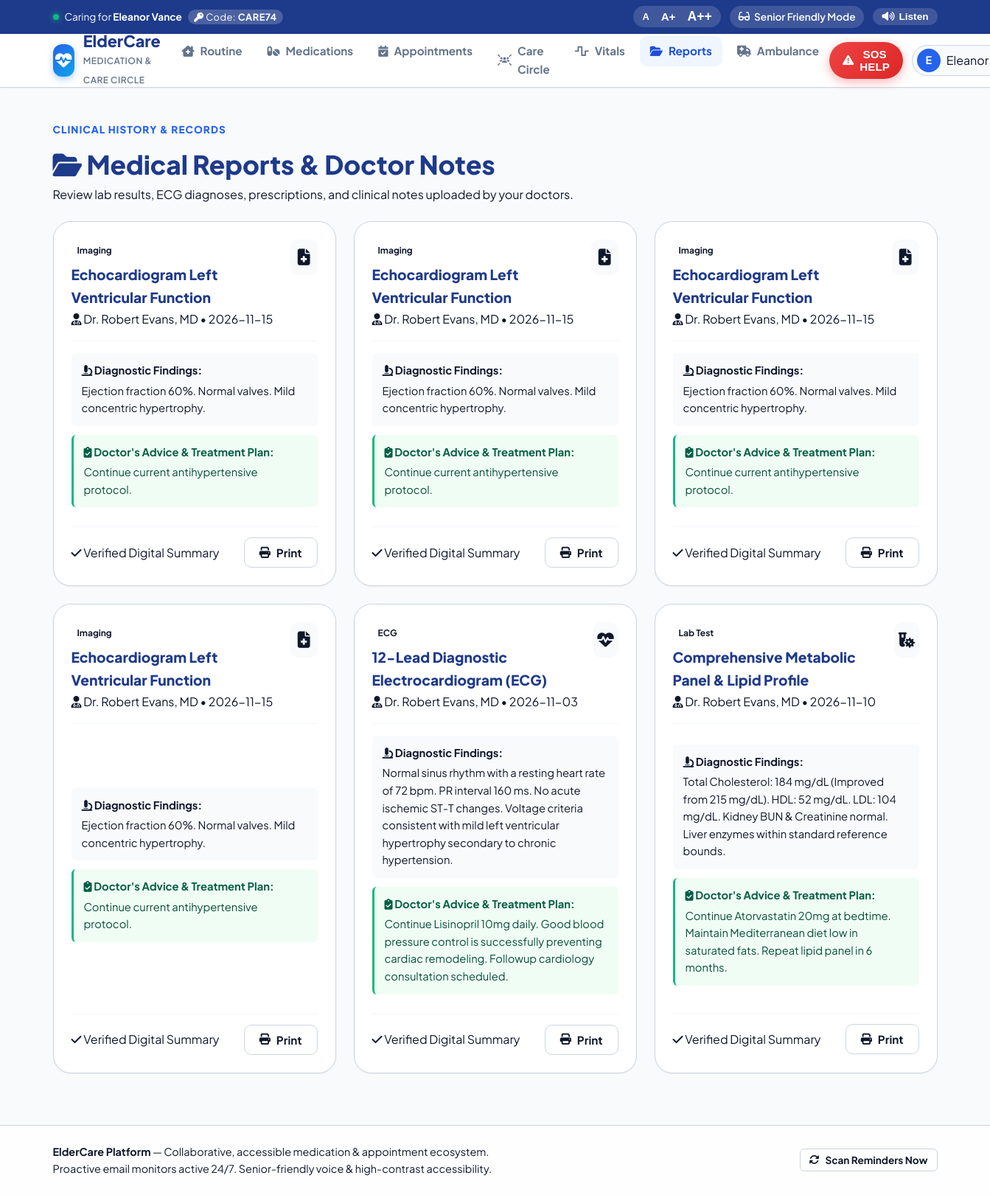
The app's page /reports (signed in) with its own data.
### modules/models.py (models this page shows, shortened)
class ElderlyProfile(db.Model):
    __tablename__ = 'elderly_profiles'
    id = db.Column(db.Integer, primary_key=True)
    user_id = db.Column(db.Integer, db.ForeignKey('users.id'), nullable=True)
    full_name = db.Column(db.String(100), nullable=False)
    date_of_birth = db.Column(db.String(20), nullable=True)
    age = db.Column(db.Integer, nullable=True)
    blood_group = db.Column(db.String(10), nullable=True, default='Unknown')
    allergies = db.Column(db.Text, nullable=True, default='None reported')
    chronic_conditions = db.Column(db.Text, nullable=True, default='Hypertension')
    address = db.Column(db.String(250), nullable=True, default='742 Evergreen Terrace, Chicago, IL')
    emergency_contact_name = db.Column(db.String(100), nullable=True)
    emergency_contact_phone = db.Column(db.String(30), nullable=True)
    emergency_contact_email = db.Column(db.String(120), nullable=True)
    primary_physician = db.Column(db.String(100), nullable=True, default='Dr. Robert Evans (Cardiology)')
    physician_phone = db.Column(db.String(30), nullable=True, default='+1 (555) 789-0123')
    family_passcode = db.Column(db.String(10), unique=True, default=generate_family_passcode)
    senior_pin = db.Column(db.String(6), default="1234") # Quick 4-digit PIN for elderly self-access
    notes = db.Column(db.Text, nullable=True)
    last_app_opened = db.Column(db.DateTime, default=utc_now)
    created_at = db.Column(db.DateTime, default=utc_now)
    medications = db.relationship('Medication', backref='profile', cascade='all, delete-orphan', lazy=True)
    appointments = db.relationship('Appointment', backref='profile', cascade='all, delete-orphan', lazy=True)
    vitals = db.relationship('HealthVitalLog', backref='profile', cascade='all, delete-orphan', lazy=True)
    care_circle = db.relationship('CareCircleMember', backref='profile', cascade='all, delete-orphan', lazy=True)
    notes_list = db.relationship('CaregiverNote', backref='profile', cascade='all, delete-orphan', lazy=True)
    notifications = db.relationship('NotificationLog', backref='profile', cascade='all, delete-orphan', lazy=True)
    medical_reports = db.relationship('MedicalReport', backref='profile', cascade='all, delete-orphan', lazy=True)
    ambulance_requests = db.relationship('AmbulanceRequest', backref='profile', cascade='all, delete-orphan', lazy=True)
    delivery_orders = db.relationship('MedicineDeliveryOrder', backref='profile', cascade='all, delete-orphan', lazy=True)
    doctor_calls = db.relationship('DoctorCallRequest', backref='profile', cascade='all, delete-orphan', lazy=True)

class User(db.Model):
    __tablename__ = 'users'
    id = db.Column(db.Integer, primary_key=True)
    name = db.Column(db.String(100), nullable=False)
    email = db.Column(db.String(120), unique=True, nullable=False)
    password_hash = db.Column(db.String(256), nullable=False)
    role = db.Column(db.String(20), default='elderly') # 'elderly', 'caregiver', 'family', 'doctor', 'admin'
    phone = db.Column(db.String(30), nullable=True)
    specialty = db.Column(db.String(100), nullable=True) # For doctors
    hospital_affiliation = db.Column(db.String(150), nullable=True)
    license_no = db.Column(db.String(50), nullable=True)
    created_at = db.Column(db.DateTime, default=utc_now)
    elderly_profiles_created = db.relationship('ElderlyProfile', backref='creator', lazy=True, foreign_keys='ElderlyProfile.user_id')
    circle_memberships = db.relationship('CareCircleMember', backref='user', lazy=True)
    caregiver_notes = db.relationship('CaregiverNote', backref='author', lazy=True)
    authored_reports = db.relationship('MedicalReport', backref='doctor', lazy=True)

class MedicalReport(db.Model):
    __tablename__ = 'medical_reports'
    id = db.Column(db.Integer, primary_key=True)
    profile_id = db.Column(db.Integer, db.ForeignKey('elderly_profiles.id'), nullable=False)
    doctor_id = db.Column(db.Integer, db.ForeignKey('users.id'), nullable=True)
    doctor_name = db.Column(db.String(100), default='Attending Physician')
    title = db.Column(db.String(150), nullable=False)
    report_type = db.Column(db.String(50), default='Lab Test')
    file_name = db.Column(db.String(250), nullable=True)
    file_path = db.Column(db.String(300), nullable=True)
    summary_findings = db.Column(db.Text, nullable=True)
    doctor_recommendations = db.Column(db.Text, nullable=True)
    report_date = db.Column(db.String(10), default=lambda: datetime.now().strftime('%Y-%m-%d'))
    created_at = db.Column(db.DateTime, default=utc_now)

### app.py (the view)
@app.route('/reports')
def patient_reports():
    profile = get_current_profile_or_redirect()
    if not profile:
        flash("Please log in to view medical reports.", "warning")
        return redirect(url_for('login'))
    reports = MedicalReport.query.filter_by(profile_id=profile.id).order_by(MedicalReport.created_at.desc()).all()
    return render_template('reports.html', profile=profile, reports=reports)

### app.py (called while the page is built)
def has_authenticated_session():
    user_id = session.get('user_id')
    if user_id is not None:
        return db.session.get(User, user_id) is not None
    profile_id = session.get('active_profile_id')
    if profile_id and (session.get('pin_authenticated') or session.get('passcode_authenticated')):
        return db.session.get(ElderlyProfile, profile_id) is not None
    return False

@app.before_request
def require_authentication():
    if request.endpoint is None or request.endpoint in PUBLIC_ENDPOINTS:
        return
    if has_authenticated_session():
        return
    if request.path.startswith('/api/') or request.headers.get('X-Requested-With') == 'XMLHttpRequest':
        return jsonify({'error': 'Authentication required. Please log in first.'}), 401
    flash("Please log in to access that page.", "warning")
    return redirect(url_for('login', next=request.url))

def get_current_profile_or_redirect():
    if not has_authenticated_session():
        return None
    profile_id = session.get('active_profile_id')
    if not profile_id:
        first = ElderlyProfile.query.first()
        if first:
            session['active_profile_id'] = first.id
            return first
        return None
    return db.session.get(ElderlyProfile, profile_id)

### modules/email_notification.py (called while the page is built)
def is_smtp_configured():
    return bool(SMTP_SERVER and SMTP_USER and SMTP_PASSWORD)

### templates/reports.html (shortened to what this page needs)
{% extends "base.html" %}
{% block content %}
<div class="container page-container">
  <div class="page-header-row">
    <div>
      <span class="subheading">Clinical History & Records</span>
      <h1 class="page-title"><i class="fa-solid fa-folder-open text-blue"></i> Medical Reports & Doctor Notes</h1>
      <p class="text-muted">Review lab results, ECG diagnoses, prescriptions, and clinical notes uploaded by your doctors.</p>
    </div>
  </div>
  {% if reports %}
    <div class="reports-grid">
      {% for rep in reports %}
      <div class="report-card animate-scale-up">
        <div class="report-card-header">
          <div>
            <span class="badge-tag tag-blue">{{ rep.report_type }}</span>
            <h3 class="report-card-title">{{ rep.title }}</h3>
            <span class="text-muted text-sm"><i class="fa-solid fa-user-doctor"></i> {{ rep.doctor_name }} &bull; {{ rep.report_date }}</span>
          </div>
          <div class="report-icon-box">
            {% if rep.report_type == 'ECG' %}
              <i class="fa-solid fa-heart-pulse text-red"></i>
            {% elif rep.report_type == 'Lab Test' %}
              <i class="fa-solid fa-vial-virus text-purple"></i>
            {% elif rep.report_type == 'Prescription' %}
              <i class="fa-solid fa-prescription text-green"></i>
            {% else %}
              <i class="fa-solid fa-file-medical text-blue"></i>
            {% endif %}
          </div>
        </div>
        <div class="report-card-body">
          <div class="report-section-box">
            <strong><i class="fa-solid fa-microscope text-blue"></i> Diagnostic Findings:</strong>
            <p>{{ rep.summary_findings }}</p>
          </div>
          {% if rep.doctor_recommendations %}
          <div class="report-section-box" style="background: #f0fdf4; border-left: 3px solid #10b981;">
            <strong style="color: #065f46;"><i class="fa-solid fa-clipboard-check"></i> Doctor's Advice & Treatment Plan:</strong>
            <p style="color: #064e3b;">{{ rep.doctor_recommendations }}</p>
          </div>
          {% endif %}
        </div>
        <div class="report-card-footer">
          {% if rep.file_name %}
            <a href="{{ url_for('download_report', filename=rep.file_name) }}" class="btn btn-primary" target="_blank">
              <i class="fa-solid fa-file-pdf"></i> Download Official Document
            </a>
          {% else %}
            <span class="text-muted text-sm"><i class="fa-solid fa-check"></i> Verified Digital Summary</span>
          {% endif %}
          <button type="button" class="btn btn-outline" onclick="window.print()">
            <i class="fa-solid fa-print"></i> Print
          </button>
        </div>
      </div>
      {% endfor %}
    </div>
  {% else %}
    <div class="empty-state-card">
      <i class="fa-regular fa-folder-open fa-3x text-muted"></i>
      <h3>No Medical Reports Uploaded Yet</h3>
      <p>Reports and laboratory results uploaded by your attending physician will appear here automatically.</p>
    </div>
  {% endif %}
</div>
{% endblock %}

### templates/base.html (shortened to what this page needs)
<!DOCTYPE html>
<html lang="en">
<head>
  <link rel="stylesheet" href="https://cdnjs.cloudflare.com/ajax/libs/font-awesome/6.5.1/css/all.min.css">
  <link rel="stylesheet" href="{{ url_for('static', filename='style.css') }}">
</head>
<body class="{% if senior_mode %}senior-mode{% endif %} font-size-normal" id="appBody">
  <header class="top-announcement-bar">
    <div class="container top-bar-content">
      <div class="top-left-status">
        <span class="live-dot" title="Care Circle Online"></span>
        <span class="top-tagline">
          {% if active_profile %}
            Caring for <strong>{{ active_profile.full_name }}</strong>
            <span class="badge-code" title="Share with Family & Caretakers">
              <i class="fa-solid fa-key"></i> Code: <strong>{{ active_profile.family_passcode }}</strong>
            </span>
          {% else %}
            Connected Healthcare Ecosystem for Seniors & Families
          {% endif %}
        </span>
      </div>
      <div class="top-accessibility-controls">
        <div class="font-sizer" title="Adjust Display Size">
          <button type="button" class="btn-text-size" onclick="changeFontSize('normal')" title="Normal Text">A</button>
          <button type="button" class="btn-text-size medium" onclick="changeFontSize('large')" title="Large Text">A+</button>
          <button type="button" class="btn-text-size large" onclick="changeFontSize('xlarge')" title="Extra Large Text">A++</button>
        </div>
        <a href="{{ url_for('toggle_senior_mode') }}" class="btn-mode-toggle" title="Switch User Experience">
          {% if senior_mode %}
            <i class="fa-solid fa-glasses"></i> <span class="hide-mobile">Senior Friendly Mode</span>
          {% else %}
            <i class="fa-solid fa-user-nurse"></i> <span class="hide-mobile">Caregiver Detailed View</span>
          {% endif %}
        </a>
        <button type="button" class="btn-voice-read" id="globalAudioBtn" onclick="speakCurrentPageRoutine()" title="Listen to Today's Routine (Voice Readout)">
          <i class="fa-solid fa-volume-high"></i> <span class="hide-mobile">Listen</span>
        </button>
      </div>
    </div>
  </header>
  <nav class="main-navbar">
    <div class="container nav-content">
      <a href="{{ url_for('dashboard') if active_profile else url_for('index') }}" class="brand-logo">
        <span class="brand-icon"><i class="fa-solid fa-heart-pulse"></i></span>
        <div class="brand-text">
          <span class="brand-name">ElderCare</span>
          <span class="brand-sub">Medication & Care Circle</span>
        </div>
      </a>
      <ul class="nav-links">
        {% if active_profile %}
          <li><a href="{{ url_for('dashboard') }}" class="nav-item {% if request.endpoint == 'dashboard' %}active{% endif %}"><i class="fa-solid fa-house-chimney-medical"></i> <span>Routine</span></a></li>
          <li><a href="{{ url_for('medications') }}" class="nav-item {% if request.endpoint == 'medications' %}active{% endif %}"><i class="fa-solid fa-pills"></i> <span>Medications</span></a></li>
          <li><a href="{{ url_for('appointments') }}" class="nav-item {% if request.endpoint == 'appointments' %}active{% endif %}"><i class="fa-solid fa-calendar-check"></i> <span>Appointments</span></a></li>
          <li><a href="{{ url_for('caregiver') }}" class="nav-item {% if request.endpoint == 'caregiver' %}active{% endif %}"><i class="fa-solid fa-users-rays"></i> <span>Care Circle</span></a></li>
          <li><a href="{{ url_for('vitals') }}" class="nav-item {% if request.endpoint == 'vitals' %}active{% endif %}"><i class="fa-solid fa-wave-square"></i> <span>Vitals</span></a></li>
          <li><a href="{{ url_for('patient_reports') }}" class="nav-item {% if request.endpoint == 'patient_reports' %}active{% endif %}"><i class="fa-solid fa-folder-open"></i> <span>Reports</span></a></li>
          <li><a href="{{ url_for('ambulance_service') }}" class="nav-item "><i class="fa-solid fa-truck-medical text-red"></i> <span>Ambulance</span></a></li>
        {% else %}
          <li><a href="{{ url_for('index') }}" class="nav-item"><i class="fa-solid fa-house"></i> <span>Home</span></a></li>
          <li><a href="{{ url_for('passcode_access') }}" class="nav-item"><i class="fa-solid fa-key"></i> <span>Enter Passcode</span></a></li>
        {% endif %}
      </ul>
      <div class="nav-actions">
        {% if active_profile %}
          <button type="button" class="btn-sos pulse-sos" onclick="openSosModal()" title="Instant Emergency Assistance Request">
            <i class="fa-solid fa-triangle-exclamation"></i> <span>SOS HELP</span>
          </button>
        {% endif %}
        {% if current_user or active_profile %}
          <div class="user-chip">
            <span class="user-avatar">{{ current_user.name[:1] if current_user else active_profile.full_name[:1] }}</span>
            <span class="user-greeting hide-mobile">{{ (current_user.name if current_user else active_profile.full_name).split()[0] }}</span>
          </div>
        {% else %}
          <a href="{{ url_for('login') }}" class="btn-login-outline"><i class="fa-solid fa-right-to-bracket"></i> Sign In</a>
          <a href="{{ url_for('register') }}" class="btn-primary-small"><i class="fa-solid fa-user-plus"></i> Join</a>
        {% endif %}
      </div>
    </div>
  </nav>
  <main class="main-wrapper">
    {% block content %}{% endblock %}
  </main>
  <footer class="app-footer">
    <div class="container footer-content">
      <div class="footer-left">
        <p><strong>ElderCare Platform</strong> — Collaborative, accessible medication & appointment ecosystem.</p>
        <p class="text-muted">Proactive email monitors active 24/7. Senior-friendly voice & high-contrast accessibility.</p>
      </div>
      <div class="footer-right">
        <button class="btn btn-sm-outline" onclick="runProactiveCheckNow()">
          <i class="fa-solid fa-arrows-rotate"></i> Scan Reminders Now
        </button>
      </div>
    </div>
  </footer>
</body>
</html>

### records on screen
ElderlyProfile: full_name "Eleanor Vance", family_passcode "CARE74"
User: name "E", name "Eleanor"
MedicalReport: report_type "Imaging", title "Echocardiogram Left Ventricular Function", doctor_name "Dr. Robert Evans, MD", report_date "2026-11-15", summary_findings "Ejection fraction 60%. Normal valves. Mild concentric hypertrophy.", doctor_recommendations "Continue current antihypertensive protocol.", shows "Verified Digital Summary"
MedicalReport: report_type "Imaging", title "Echocardiogram Left Ventricular Function", doctor_name "Dr. Robert Evans, MD", report_date "2026-11-15", summary_findings "Ejection fraction 60%. Normal valves. Mild concentric hypertrophy.", doctor_recommendations "Continue current antihypertensive protocol.", shows "Verified Digital Summary"
MedicalReport: report_type "Imaging", title "Echocardiogram Left Ventricular Function", doctor_name "Dr. Robert Evans, MD", report_date "2026-11-15", summary_findings "Ejection fraction 60%. Normal valves. Mild concentric hypertrophy.", doctor_recommendations "Continue current antihypertensive protocol.", shows "Verified Digital Summary"
MedicalReport: report_type "Imaging", title "Echocardiogram Left Ventricular Function", doctor_name "Dr. Robert Evans, MD", report_date "2026-11-15", summary_findings "Ejection fraction 60%. Normal valves. Mild concentric hypertrophy.", doctor_recommendations "Continue current antihypertensive protocol.", shows "Verified Digital Summary"
MedicalReport: report_type "ECG", title "12-Lead Diagnostic Electrocardiogram (ECG)", doctor_name "Dr. Robert Evans, MD", report_date "2026-11-03", summary_findings "Normal sinus rhythm with a resting heart rate of 72 bpm. PR interval 160 ms. No acute ischemic ST-T changes. Voltage criteria consistent with mild left ventricular hypertrophy secondary to chronic hypertension.", doctor_recommendations "Continue Lisinopril 10mg daily. Good blood pressure control is successfully preventing cardiac remodeling. Followup cardiology consultation scheduled.", shows "Verified Digital Summary"
MedicalReport: report_type "Lab Test", title "Comprehensive Metabolic Panel & Lipid Profile", doctor_name "Dr. Robert Evans, MD", report_date "2026-11-10", summary_findings "Total Cholesterol: 184 mg/dL (Improved from 215 mg/dL). HDL: 52 mg/dL. LDL: 104 mg/dL. Kidney BUN & Creatinine normal. Liver enzymes within standard reference bounds.", doctor_recommendations "Continue Atorvastatin 20mg at bedtime. Maintain Mediterranean diet low in saturated fats. Repeat lipid panel in 6 months.", shows "Verified Digital Summary"
